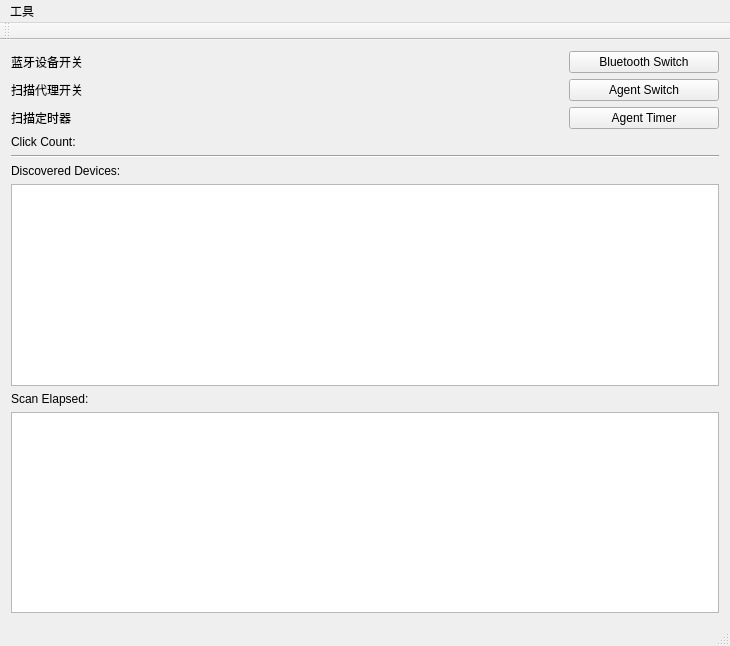
<?xml version="1.0" encoding="UTF-8"?>
<ui version="4.0">
 <class>MainWindow</class>
 <widget class="QMainWindow" name="MainWindow">
  <property name="geometry">
   <rect>
    <x>0</x>
    <y>0</y>
    <width>730</width>
    <height>646</height>
   </rect>
  </property>
  <property name="windowTitle">
   <string>MainWindow</string>
  </property>
  <widget class="QWidget" name="centralWidget">
   <layout class="QGridLayout" name="gridLayout_2">
    <item row="1" column="0">
     <widget class="QLabel" name="lblClickCount">
      <property name="text">
       <string>Click Count: </string>
      </property>
     </widget>
    </item>
    <item row="0" column="0">
     <layout class="QGridLayout" name="gridLayout">
      <item row="1" column="1">
       <widget class="QPushButton" name="btnAgentSwitch">
        <property name="sizePolicy">
         <sizepolicy hsizetype="Fixed" vsizetype="Fixed">
          <horstretch>0</horstretch>
          <verstretch>0</verstretch>
         </sizepolicy>
        </property>
        <property name="minimumSize">
         <size>
          <width>150</width>
          <height>0</height>
         </size>
        </property>
        <property name="text">
         <string>Agent Switch</string>
        </property>
       </widget>
      </item>
      <item row="2" column="1">
       <widget class="QPushButton" name="btnTimerSw">
        <property name="minimumSize">
         <size>
          <width>150</width>
          <height>0</height>
         </size>
        </property>
        <property name="text">
         <string>Agent Timer</string>
        </property>
       </widget>
      </item>
      <item row="0" column="1">
       <widget class="QPushButton" name="btnBlueSwitch">
        <property name="sizePolicy">
         <sizepolicy hsizetype="Fixed" vsizetype="Fixed">
          <horstretch>0</horstretch>
          <verstretch>0</verstretch>
         </sizepolicy>
        </property>
        <property name="minimumSize">
         <size>
          <width>150</width>
          <height>0</height>
         </size>
        </property>
        <property name="text">
         <string>Bluetooth Switch</string>
        </property>
       </widget>
      </item>
      <item row="0" column="0">
       <widget class="QLabel" name="label">
        <property name="text">
         <string>蓝牙设备开关</string>
        </property>
       </widget>
      </item>
      <item row="1" column="0">
       <widget class="QLabel" name="label_2">
        <property name="text">
         <string>扫描代理开关</string>
        </property>
       </widget>
      </item>
      <item row="2" column="0">
       <widget class="QLabel" name="label_3">
        <property name="text">
         <string>扫描定时器</string>
        </property>
       </widget>
      </item>
     </layout>
    </item>
    <item row="3" column="0">
     <widget class="Line" name="line">
      <property name="orientation">
       <enum>Qt::Horizontal</enum>
      </property>
     </widget>
    </item>
    <item row="5" column="0">
     <widget class="QTableWidget" name="tblDiscoveredDevs"/>
    </item>
    <item row="7" column="0">
     <widget class="QTableWidget" name="tblScanElapsed"/>
    </item>
    <item row="6" column="0">
     <widget class="QLabel" name="lblScanElapsed">
      <property name="text">
       <string>Scan Elapsed: </string>
      </property>
     </widget>
    </item>
    <item row="4" column="0">
     <widget class="QLabel" name="label_4">
      <property name="text">
       <string>Discovered Devices:</string>
      </property>
     </widget>
    </item>
   </layout>
  </widget>
  <widget class="QMenuBar" name="menuBar">
   <property name="geometry">
    <rect>
     <x>0</x>
     <y>0</y>
     <width>730</width>
     <height>28</height>
    </rect>
   </property>
   <widget class="QMenu" name="menu">
    <property name="title">
     <string>工具</string>
    </property>
    <addaction name="actionPaint"/>
   </widget>
   <addaction name="menu"/>
  </widget>
  <widget class="QToolBar" name="mainToolBar">
   <attribute name="toolBarArea">
    <enum>TopToolBarArea</enum>
   </attribute>
   <attribute name="toolBarBreak">
    <bool>false</bool>
   </attribute>
  </widget>
  <widget class="QStatusBar" name="statusBar"/>
  <action name="actionPaint">
   <property name="text">
    <string>绘图</string>
   </property>
  </action>
 </widget>
 <layoutdefault spacing="6" margin="11"/>
 <resources/>
 <connections/>
</ui>
